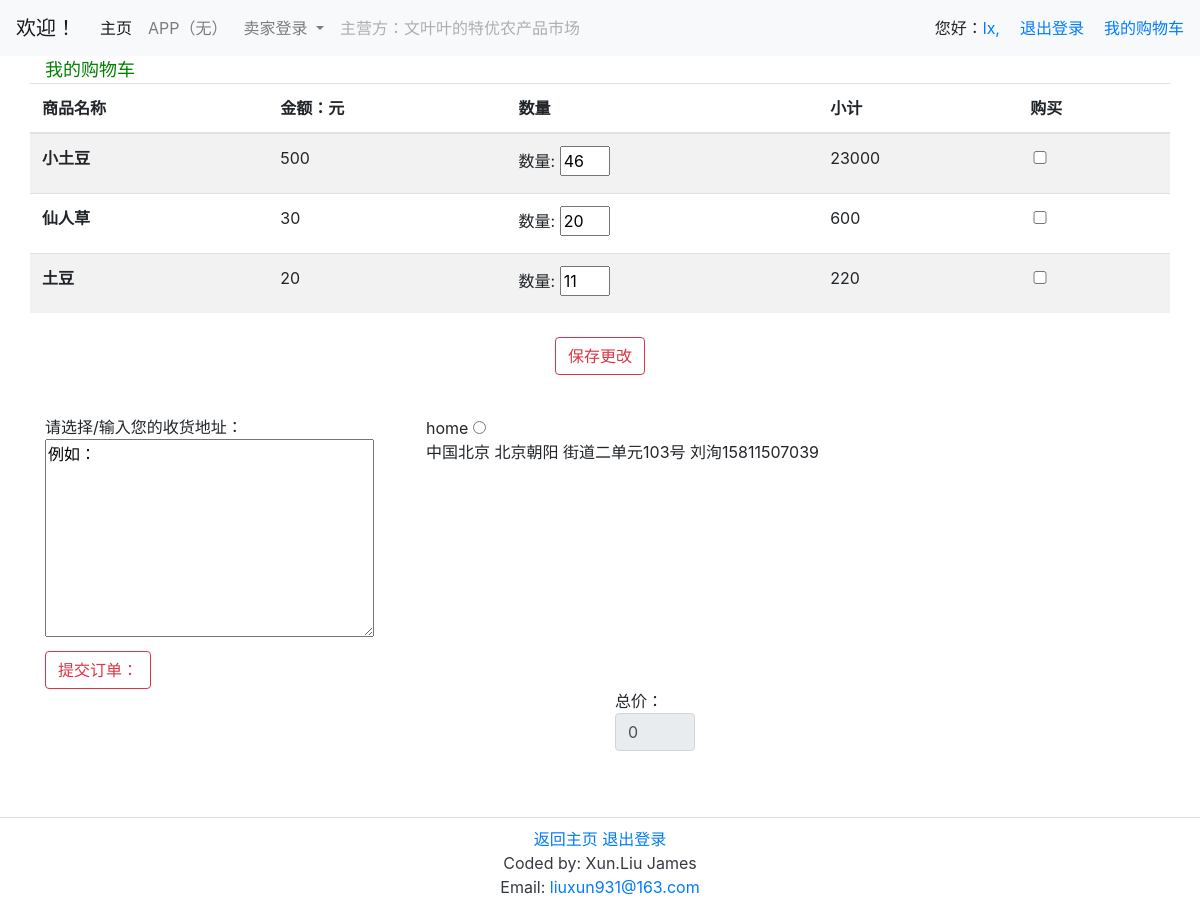
The app's page /Cart/ (signed in), older data.
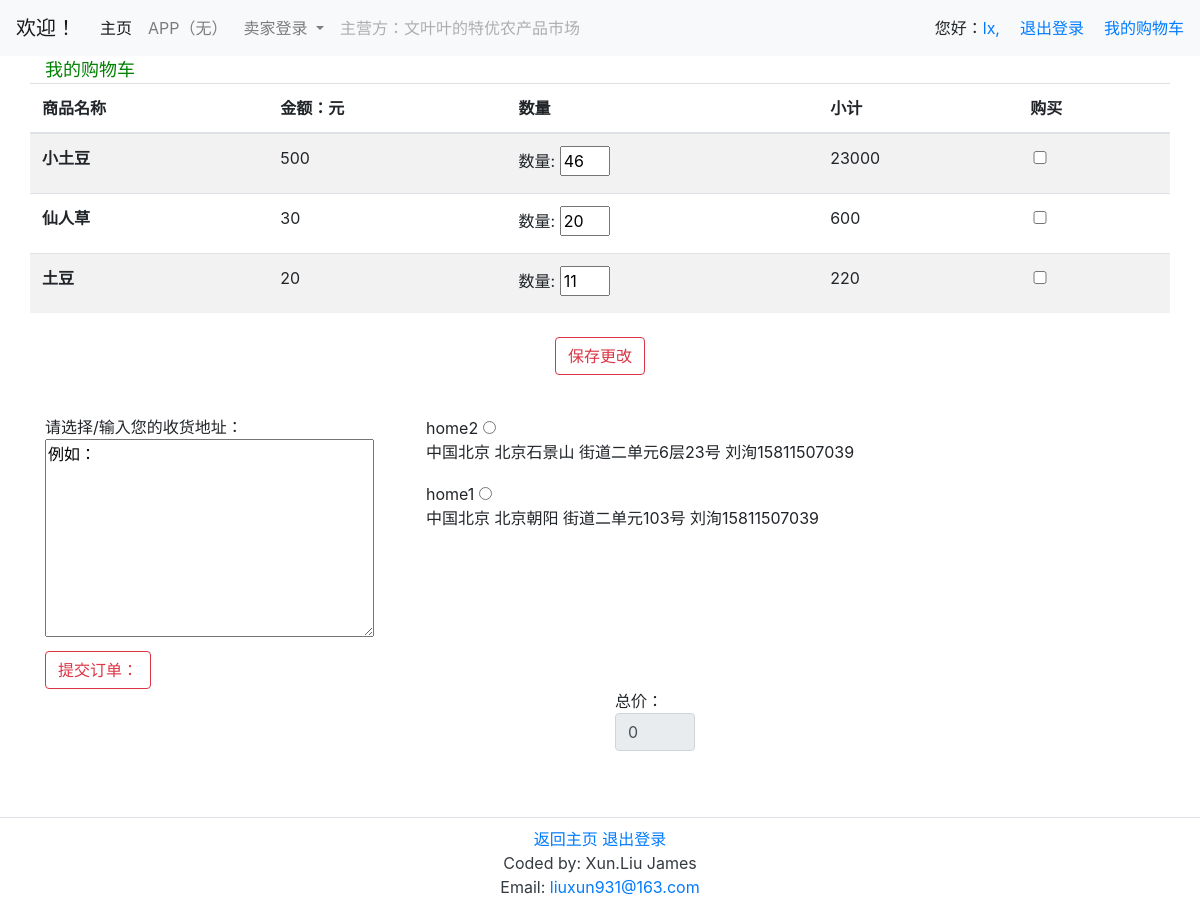
The same page, newer data.
### Product/models.py (models this page shows)
class Products(models.Model):
    name = models.CharField(max_length=32)
    catalog =  models.CharField(max_length=18, blank = True)
    unit = models.CharField(max_length=12, blank = True)
    unit_price = models.PositiveIntegerField(default = 0,)
    place = models.CharField(max_length=18, blank = True)
    details = models.TextField(blank = True)
    is_onsale = models.BooleanField(default = True,)
    def __str__(self):
        return self.name

### User/models.py (models this page shows, shortened)
class UserAddr(models.Model):
    user = models.ForeignKey('EndUser', on_delete=models.CASCADE,)
    addr_name = models.CharField(max_length=24, default="我的地址", verbose_name='地址别名')
    country = models.CharField(max_length=12, default="中国", verbose_name='国家')
    province = models.CharField(max_length=12, default="北京", verbose_name='省份')
    City = models.CharField(max_length=12, default="北京", verbose_name='城市')
    District = models.CharField(max_length=12, default="朝阳", verbose_name='区/县')
    Street = models.CharField(max_length=24, default="街道", verbose_name='街道')
    Details = models.CharField(max_length=24, default="地址", verbose_name='详细地址')
    Receiver_name = models.CharField(max_length=16, default="收货人", verbose_name='收货人')
    Receiver_phone = models.CharField(max_length=12, default="联系电话", verbose_name='电话')

### Cart/views.py (the view)
# urls.py: path(r'', views.CartView.as_view(), name ='cartview' ),
class CartView(MyPermRequireMixin,TemplateView):
    permission_required = ('Cart.view_cart')
    template_name = 'Cart/cart.html'
    '''
    1. 进入本人的购物车，列出本人加入购物车的产品和总价计算。（参考京东）
    2. 购物车中的增删查改（ajax or form）
    '''
    def get_context_data(self, **kwargs):
        context = super().get_context_data(**kwargs)
        context['cart'] = Cart.objects.filter(user = self.request.user.enduser)
        context['products'] = Products.objects.filter(pk = 0)
        context['items'] = tuple('')
        context['list'] = []
        for i in range(len(context['cart'])):
            context['products'] = context['products'] | Products.objects.filter(pk = context['cart'][i].products_id)
        k=0
        for i in range(len(context['cart'])):
            context['items'] += ((str(context['cart'][i].products) ,int(context['products'][i].unit_price), int(context['cart'][i].quantity ),k),)
            context['list'] += [k]
            k += 1
        context['addrs'] = UserAddr.objects.filter(user = self.request.user.enduser)
        return context

### templates/Cart/cart.html (shortened to what this page needs)
{% extends "base_layer2.html" %}
{% load static %}
{% block cart %}
<div class="container">
<div class="row" id="row1">
	<div class="col-md-4  ">
	<a style="color:green;font-size:large;padding-bottom:25px;padding-top:30px;">我的购物车</a>
	</div>
</div>
<div class="row" id="row2">
<div class="col-12">
<form method="post" action="/Pay/" > {% csrf_token %}
<div class="form-group">
	<div class="row" id="row2.1-table">
		<table id="cart-table" class="table table-striped table-hover" >
			<thead>
				<tr>
					<th scope="col">商品名称</th>
					<th scope="col">金额：元</th>
					<th scope="col">数量</th>
					<th scope="col">小计</th>
					<th scope="col">购买</th>
				</tr>
			</thead>
			<tbody>
			{% for t in items %}
				<tr>
					<th scope="row">{{t.0}}</th>
					<td> {{ t.1 }}</td>
					<td>
						<label for="qnt-input" >数量: </label>
						<input type="number" id="qnt-{{t.3}}" name="ipt-{{t.3}}" style="width:50px;" value="{{t.2}}" > </input>
					</td>
					<td>
					</td>
					<td>
						<input type="checkbox" name="mycheckbox" id="ckb-{{t.3}}" style="width:20px;" />
					</td>
				</tr>
			{% endfor %}
			  </tbody>
		</table>
	</div>
	<div class="row" >
	<div class="col-md-4 offset-4 text-center">
	<div id="updatecart" class="btn btn-outline-danger">保存更改</div>
	</div></div>
	<div class="row show-grid row-cols-2" id ="row2.3-ChoseAddr" style="padding-top:40px;">
		<div class="col-md-4 ">
			<a>请选择/输入您的收货地址：</a><br>
			<textarea id="addressbox" name="addressbox" cols="30" rows="8">例如：</textarea>
		</div>
		<div class="col-md-8 col-md-offset-4">
			<table>
			{% for addr in addrs %}
				<tr>
				<td>
			<a>{{addr.addr_name}}</a>
			<input name="myaddr" type="radio" onclick="getaddress(this);"/>
			<p>
			{{addr.country}}{{addr.province}}
			{{addr.City}}{{addr.District}}
			{{addr.Street}}{{addr.Details}}
			{{addr.Receiver_name}}{{addr.Receiver_phone}}
			</p>
				</td>
				</tr>
				{% endfor %}
			</table>
		</div>
	</div>
	<div class="row row-cols-2" id="row2.2-submit" >
	<div class="col-md-6 ">
	<button  id="btn-sum" class="btn btn-outline-danger" type="submit" value="Save" >提交订单：</button>
	</div>
	<div class="col-md-4 offset-6">
	<a> 总价：</a>
	<input id="sum-order" name="sum-cart" type="value" class="form-control" style="width:80px;" readonly="true" />
	</div>
	</div>
</div>
</form>
</div>
</div>
</div>
{% endblock %}

### templates/base_layer2.html (shortened to what this page needs)
{% extends "base.html" %}
{% load static %}
{% block layer2 %}
{% block cart %}{% endblock %}
{% endblock %}

### templates/base.html (shortened to what this page needs)
<!DOCTYPE html>
<html lang="en">
{% load static %}
<head>
	<link rel="stylesheet" href="{% static "bootstrap/bootstrap.css" %}">
	<link rel="stylesheet" href="{% static "chartjs/Chart.css" %}">
</head>
<body>
	<div>
	<nav class="navbar navbar-expand-lg navbar-light bg-light">
		<a class="navbar-brand" href="#">欢迎！</a>
		<div class="collapse navbar-collapse" id="navbarSupportedContent">
			<ul class="navbar-nav mr-auto">
				<li class="nav-item active">
					<a class="nav-link" href="/Portal/">主页 <span class="sr-only">(current)</span></a>
				</li>
				<li class="nav-item">
					<a class="nav-link" href="/Portal/">APP（无）</a>
				</li>
				<li class="nav-item dropdown">
					<a class="nav-link dropdown-toggle" href="/Fmarket/" id="navbarDropdown" role="button" data-toggle="dropdown" aria-haspopup="true" aria-expanded="false">
				卖家登录
					</a>
				</li>
				<li class="nav-item">
					<a class="nav-link disabled" href="#">主营方：文叶叶的特优农产品市场</a>
				</li>
			</ul>
			<div class="form-inline my-2 my-lg-0">
				{% if user.username == '' %}
					<p><a href="/accounts/login/"><div class="">登录</div></a><p/>
				{% else %}
					<p>
						<div>您好：<a href="/User/home/">{{user.username}}, </a></div>
						<div style="margin-left:20px;"><a href='/accounts/logout/'> 退出登录</a></div>
						</p>
					<p>
						<div style="margin-left:20px;"><a href="/Cart/"> 我的购物车</a></div>
					</p>
				{% endif%}
			</div>
			</div>
			</div>
	{% block layer2 %}
	{% endblock %}
<div class="container">
	<div class="row"  style="height:50px;">
	</div>
</div>
<div class="footer bg-white .bg-gradient-success text-dark modal-footer ">
<div class="container">
<div class="row">
<div class="col-6 offset-md-3">
	  	<div class="col-md-6 offset-md-3">
			<div class ="text-center"  style="">
				<a href = '/Portal/'>返回主页</a>
				<a href = '/accounts/logout'> 退出登录</a>
				<p>Coded by: Xun.Liu James Email: <a href="mailto:liuxun931@163.com">liuxun931@163.com</a></p>
			</div>
		</div>
</div>
</div>
</div>
</div>
</body>
</html>

### templates/base.html (style rules this page uses)
.footer { display: flex; justify-content: center; padding: 5px; padding-bottom:0; background-color: black; color: #fff; }

Row changes from the older to the newer data that the page shows:
changed UserAddr: addr_name "home" → "home2"; District "朝阳" → "石景山"; Details "二单元103号" → "二单元6层23号"
added UserAddr: addr_name "home1", country "中国", province "北京", City "北京", District "朝阳", Street "街道", Details "二单元103号", Receiver_name "刘洵", Receiver_phone "15811507039"
